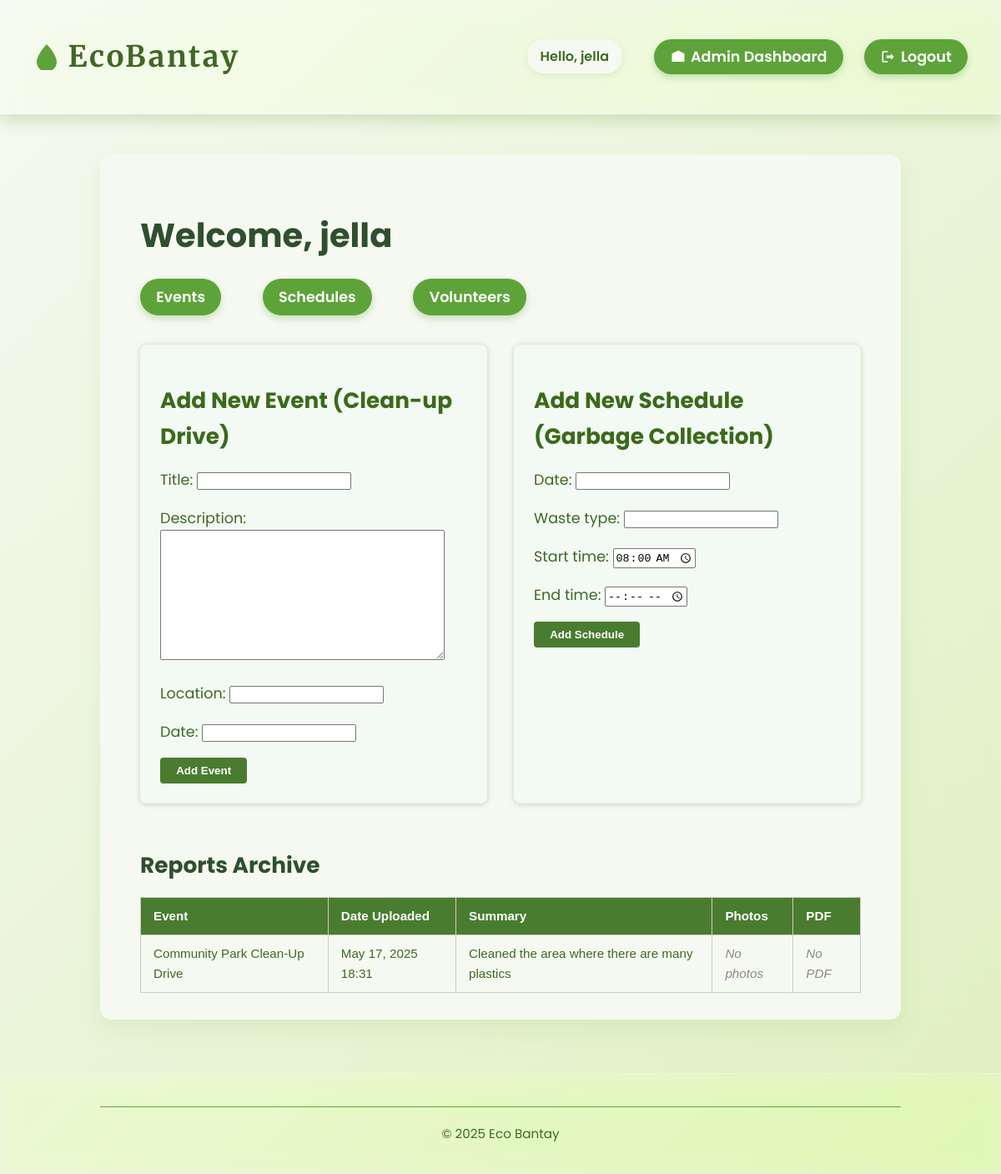
The app's page /admin-dashboard/ (signed in) with its own data.
### core/models.py (models this page shows, shortened)
class Report(models.Model):
    user = models.ForeignKey(User, on_delete=models.CASCADE)
    event = models.ForeignKey(Event, on_delete=models.CASCADE)
    date_uploaded = models.DateTimeField(auto_now_add=True)
    summary = models.TextField()
    photos = models.ImageField(upload_to='report_photos/', blank=True, null=True)
    report_pdf = models.FileField(upload_to='report_pdfs/', blank=True, null=True)

class Event(models.Model):
    title = models.CharField(max_length=200)
    date = models.DateField()
    location = models.CharField(max_length=255)
    description = models.TextField(blank=True)

### core/views.py (the view, shortened to what this page needs)
# urls.py: path('admin-dashboard/', views.admin_dashboard, name='admin_dashboard'),
@login_required
@user_passes_test(is_admin)
def admin_dashboard(request):
    reports = Report.objects.all().order_by('-date_uploaded')
    event_form = EventForm()
    schedule_form = ScheduleForm()
    context = {
        'reports': reports,
        'event_form': event_form,
        'schedule_form': schedule_form,
    }
    return render(request, 'core/admin_dashboard.html', context)

### core/forms.py
class EventForm(forms.ModelForm):
    class Meta:
        model = Event
        fields = ['title', 'description', 'location', 'date']

class ScheduleForm(forms.ModelForm):
    class Meta:
        model = Schedule
        fields = ['date', 'waste_type', 'start_time', 'end_time']
        widgets = {
            'start_time': forms.TimeInput(format='%H:%M', attrs={'type': 'time'}),
            'end_time': forms.TimeInput(format='%H:%M', attrs={'type': 'time'}),
        }

### core/views.py (called while the page is built)
def is_admin(user):
    return user.is_superuser

### core/templates/core/admin_dashboard.html (shortened to what this page needs)
{% extends "core/base.html" %}
{% block content %}
<section class="dashboard-welcome">
    <h1>Welcome, {{ user.username }}</h1>
    <nav class="dashboard-nav">
        <a href="{% url 'events' %}">Events</a>
        <a href="{% url 'schedules' %}">Schedules</a>
        <a href="{% url 'volunteers' %}">Volunteers</a>
    </nav>
</section>
<section class="dashboard-forms">
    <article class="form-section">
        <h2>Add New Event (Clean-up Drive)</h2>
        <form method="post" class="dashboard-form">
            {{ event_form.as_p }}
            <button type="submit" name="submit_event" class="btn btn-primary">Add Event</button>
        </form>
    </article>
    <article class="form-section">
        <h2>Add New Schedule (Garbage Collection)</h2>
        <form method="post" class="dashboard-form">
            {{ schedule_form.as_p }}
            <button type="submit" name="submit_schedule" class="btn btn-primary">Add Schedule</button>
        </form>
    </article>
</section>
<section id="reports" class="reports-archive">
    <h2>Reports Archive</h2>
    {% if reports %}
        <table class="reports-table">
            <thead>
                <tr>
                    <th>Event</th>
                    <th>Date Uploaded</th>
                    <th>Summary</th>
                    <th>Photos</th>
                    <th>PDF</th>
                </tr>
            </thead>
            <tbody>
                {% for report in reports %}
                <tr>
                    <td>{{ report.event.title }}</td>
                    <td>{{ report.date_uploaded|date:"M d, Y H:i" }}</td>
                    <td>{{ report.summary|linebreaksbr }}</td>
                    <td>
                        {% if report.photos %}
                            <a href="{{ report.photos.url }}" target="_blank" class="link-secondary">View Photos</a>
                        {% else %}
                            <span class="text-muted">No photos</span>
                        {% endif %}
                    </td>
                    <td>
                        {% if report.report_pdf %}
                            <a href="{{ report.report_pdf.url }}" target="_blank" class="link-secondary">Download PDF</a>
                        {% else %}
                            <span class="text-muted">No PDF</span>
                        {% endif %}
                    </td>
                </tr>
                {% endfor %}
            </tbody>
        </table>
    {% else %}
        <p class="text-muted">No reports uploaded yet.</p>
    {% endif %}
</section>
{% endblock %}

### core/templates/core/base.html (shortened to what this page needs)
{% load static %}
<!DOCTYPE html>
<html lang="en">
<head>
  <link rel="stylesheet" href="{% static 'core/styles.css' %}">
</head>
<body>
  <header>
    <h1>
      <a href="{% url 'home' %}" aria-label="EcoBantay Home">
        <svg aria-hidden="true" focusable="false" viewBox="0 0 64 64" xmlns="http://www.w3.org/2000/svg">
          <path d="M32 2C21 13 8 32 8 44a24 24 0 0 0 48 0c0-12-13-31-24-42z" />
        </svg>
        EcoBantay
      </a>
    </h1>
    <nav>
      {% if user.is_authenticated %}
        <span class="greeting">Hello, {{ user.username }}</span>
        {% if user.is_superuser %}
          <a href="{% url 'admin_dashboard' %}" title="Admin Dashboard">
            <svg viewBox="0 0 24 24"><path d="M12 2L2 7v13h20V7z" /></svg>
            Admin Dashboard
          </a>
        {% else %}
          <a href="{% url 'resident_dashboard' %}" title="Resident Dashboard">
            <svg viewBox="0 0 24 24"><path d="M12 3L2 12h3v7h6v-5h2v5h6v-7h3z"/></svg>
            Resident Dashboard
          </a>
        {% endif %}
        <a href="{% url 'logout' %}" title="Logout">
          <svg viewBox="0 0 24 24"><path d="M16 17l5-5-5-5v3H9v4h7zM4 19v-14h7v-2H4a2 2 0 0 0-2 2v14a2 2 0 0 0 2 2h7v-2z"/></svg>
          Logout
        </a>
      {% endif %}
    </nav>
  </header>
  <main>
    {% block content %}{% endblock %}
  </main>
  <footer>
    <hr />
    <p>© 2025 Eco Bantay</p>
  </footer>
</body>
</html>

### static/css/styles.css (style rules this page uses)
.dashboard-welcome h1 { color: #2a5d34; font-weight: 700; margin-bottom: 0.5em; }
.dashboard-nav { margin-bottom: 2em; }
.dashboard-nav a { text-decoration: none; color: #4a7c2f; margin-right: 1.5em; font-weight: 600; transition: color 0.3s ease; }
.dashboard-forms { display: flex; gap: 2rem; flex-wrap: wrap; }
.form-section { background: #f0f8f4; padding: 1.5em; border-radius: 10px; flex: 1 1 300px; box-shadow: 0 2px 8px rgba(42, 93, 52, 0.1); }
.dashboard-form button.btn-primary { background-color: #4a7c2f; color: white; border: none; padding: 0.6em 1.4em; font-weight: 700; border-radius: 5px; cursor: pointer; transition: background-color 0.3s ease; }
.reports-archive { margin-top: 3em; }
.reports-archive h2 { color: #2a5d34; margin-bottom: 1em; }
.reports-table { width: 100%; border-collapse: collapse; font-size: 0.95rem; }
.reports-table thead { background-color: #d9e8d6; }
.reports-table th, .reports-table td { padding: 0.75em 1em; text-align: left; border-bottom: 1px solid #c8dcc7; }
.text-muted { color: #8a9a84; font-style: italic; }

### core/templates/core/base.html (style rules this page uses)
:root { --green-dark: #3f6825; --green-mid: #5ea33a; --green-light: #a7d129; --cream-light: #f6f9f1; --text-dark: #254010; --shadow-color: rgba(94, 163, 58, 0.25); --glass-bg: rgba(255 255 255 / 0.2); --glass-border: rgba(255 255 255 / 0.3); }
*, *::before, *::after { box-sizing: border-box; }
body { margin: 0; font-family: 'Poppins', sans-serif; background: url('https://www.transparenttextures.com/patterns/leafy-green.png') repeat, linear-gradient(135deg, var(--cream-light), #dff0c1); color: var(--text-dark); min-height: 100vh; display: flex; flex-direction: column; -webkit-font-smoothing: antialiased; -moz-osx-font-smoothing: grayscale; scroll-behavior: smooth; }
body::before { content: ""; position: fixed; top: 20%; left: 5%; width: 150px; height: 150px; background: url('https://upload.wikimedia.org/wikipedia/commons/4/43/Leaf_icon.svg') no-repeat center/contain; opacity: 0.08; animation: floatLeaf 15s ease-in-out infinite; pointer-events: none; z-index: 0; }
header { background: var(--glass-bg); backdrop-filter: saturate(180%) blur(12px); -webkit-backdrop-filter: saturate(180%) blur(12px); border-bottom: 1px solid var(--glass-border); box-shadow: 0 8px 16px var(--shadow-color); padding: 1.5rem 2.5rem; display: flex; justify-content: space-between; align-items: center; position: sticky; top: 0; z-index: 1000; }
header h1 a { display: flex; align-items: center; color: var(--green-dark); font-family: 'Merriweather', serif; font-weight: 700; font-size: 2.2rem; letter-spacing: 2.5px; text-decoration: none; user-select: none; transition: color 0.3s ease; }
header h1 a svg { margin-right: 0.6rem; width: 32px; height: 32px; fill: var(--green-mid); transition: fill 0.3s ease; }
nav { display: flex; align-items: center; gap: 1.6rem; font-weight: 600; font-size: 1.1rem; color: var(--green-dark); user-select: none; flex-wrap: wrap; }
nav a { background-color: var(--green-mid); color: white; padding: 0.5rem 1.2rem; border-radius: 30px; text-decoration: none; box-shadow: 0 4px 8px rgba(94, 163, 58, 0.3); display: flex; align-items: center; gap: 0.4rem; transition: background-color 0.3s ease, transform 0.2s ease, box-shadow 0.3s ease; }
nav a svg { width: 18px; height: 18px; fill: white; flex-shrink: 0; }
nav span.greeting { color: var(--green-dark); font-weight: 600; font-size: 1rem; user-select: none; padding: 0.5rem 1rem; border-radius: 20px; background-color: var(--cream-light); box-shadow: 0 3px 8px rgba(94, 163, 58, 0.15); margin-right: 0.8rem; }
main { flex-grow: 1; max-width: 960px; margin: 3rem auto 4rem; padding: 2rem 3rem; background: var(--cream-light); border-radius: 14px; box-shadow: 0 12px 28px rgba(94, 163, 58, 0.1); color: var(--green-dark); line-height: 1.6; font-size: 1.1rem; }
footer { background: var(--glass-bg); backdrop-filter: saturate(180%) blur(12px); -webkit-backdrop-filter: saturate(180%) blur(12px); border-top: 1px solid var(--glass-border); padding: 1.4rem 2rem; text-align: center; color: var(--green-dark); font-size: 0.95rem; position: relative; user-select: none; }
footer::before { content: url('https://upload.wikimedia.org/wikipedia/commons/4/43/Leaf_icon.svg'); position: absolute; top: 0.4rem; left: 50%; transform: translateX(-50%); width: 28px; height: 28px; fill: var(--green-mid); opacity: 0.5; pointer-events: none; }
hr { border: none; height: 1.5px; background: var(--green-mid); max-width: 960px; margin: 1rem auto 1.2rem; border-radius: 3px; }

### records on screen
Report: event "Community Park Clean-Up Drive", date_uploaded "May 17, 2025 18:31", summary "Cleaned the area where there are many plastics", photos "No photos", report_pdf "No PDF"

### other values on screen
{{ user.username }} "jella"
